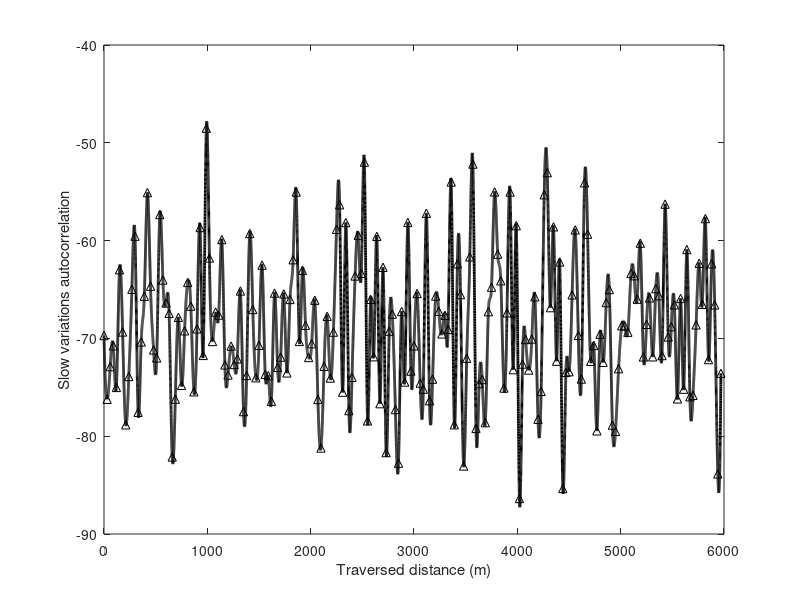
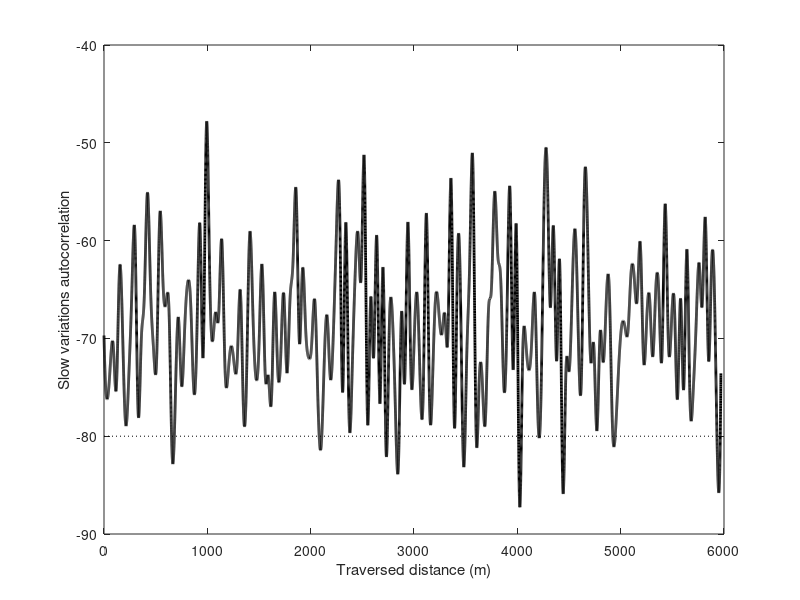

The MATLAB script that drew these images, in order:
%
% project312    (spline interpolation)
%
%========================================================================
clear
close all
clc
%========================================================================
fMHz=2000;     % Frequency in MHz
Lcorr=30;       % Correlation distance in meters 
MM=-70;          % Larger area mean in dBm
SS=7;          % Larger area std or location variability in dB

ThresHold=-80;

%=======================================================================
lambdac=300/fMHz;   % wavelength in m
ds=lambdac;
Nsamples=200;
InterpRate=round(Lcorr/ds)
Lcorr=InterpRate*ds       % slightly correct Lcorr to make it a multiple of ds

% =====================================================

% Create Gaussian series ================================================

R=randn(Nsamples,1);
d_axis1=[1:Nsamples]*Lcorr-Lcorr;

d_axis2=([1:1/InterpRate:Nsamples]-1)*Lcorr;

Rinterpolated=interp1(d_axis1,R,d_axis2,'spline');
Rinterpolated=Rinterpolated*SS+MM;

mean(Rinterpolated)
std(Rinterpolated)

plot(d_axis1,R*SS+MM,'k^',d_axis2,Rinterpolated,'k','LineWidth',2)
xlabel('Traversed distance (m)')
ylabel('Slow signal variations (dBm)')
ylabel('Slow variations autocorrelation')


figure,plot([d_axis2(1); d_axis2(end)],[ThresHold; ThresHold],'k:', d_axis2,Rinterpolated,'k','LineWidth',2)
xlabel('Traversed distance (m)')
ylabel('Slow signal variations (dBm)')
ylabel('Slow variations autocorrelation')

% evaluate coverage probability
Nbelow=find(Rinterpolated<ThresHold);
disp('Coverage probability')
CovProb=1-(length(Nbelow)/length(Rinterpolated))

% normalized Gaussian parameters for calculating theoretical area coverage
k=(ThresHold-MM)/SS;
ThCovProb=0.5*erfc(k/sqrt(2))

    